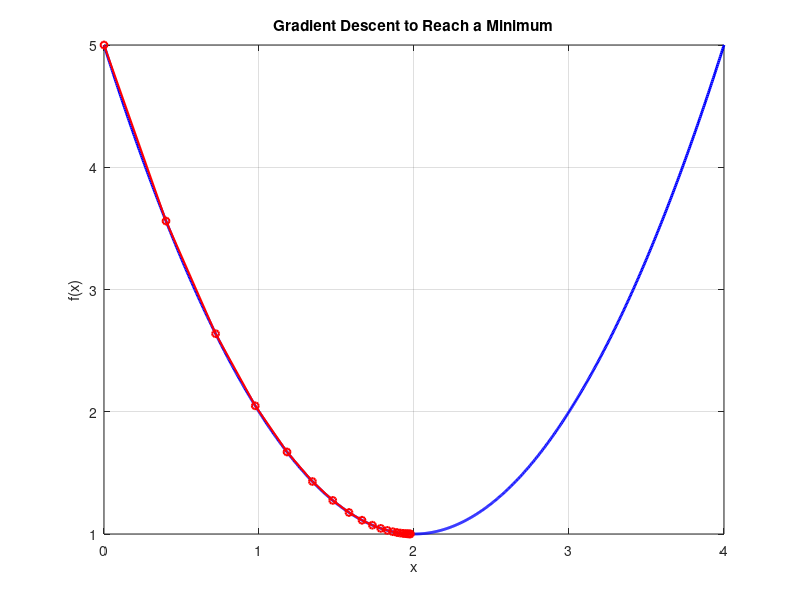

The MATLAB source for this figure:
% Example 2: Utilizing Gradient Descent to Reach a Minimum

% Define the function f(x) = (x - 2)^2 + 1
f = @(x) (x - 2).^2 + 1;

% Define the gradient of f(x)
grad_f = @(x) 2*(x - 2);

% Range of x
x = linspace(0, 4, 1000);
y = f(x);

% Plot the function
figure;
plot(x, y, 'b-', 'LineWidth', 2);
hold on;
xlabel('x');
ylabel('f(x)');
title('Gradient Descent to Reach a Minimum');
grid on;

% Initial point for gradient descent
x0 = 0;
x_current = x0;
learning_rate = 0.1;
max_iterations = 20;
trajectory = x_current;

for iter = 1:max_iterations
    grad = grad_f(x_current);
    x_next = x_current - learning_rate * grad;
    trajectory(end+1) = x_next;
    if abs(x_next - x_current) < 1e-6
        break;
    end
    x_current = x_next;
end

% Plot the trajectory
plot(trajectory, f(trajectory), 'ro-', 'LineWidth', 1.5, 'MarkerSize', 5);
hold off;
pause;

